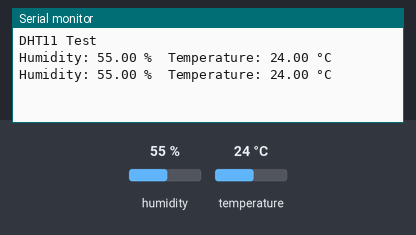
Bench run of a sketch on a simulated ESP32. On the bench: the last lines printed to the serial monitor. Inputs (shaded band) come from the test bench; at power-on: humidity 55 %, temperature 24 °C.

Above: at 4.8 s.
4.9 s: humidity set to 22 %
At 7.3 s:
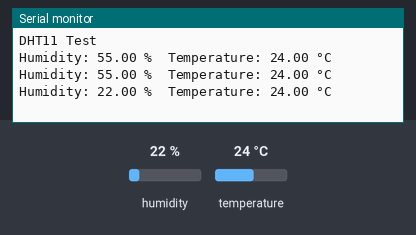
7.9 s: temperature set to 12 °C
At 8.5 s:
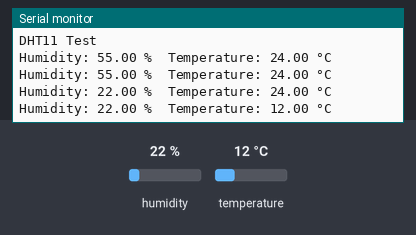
10.9 s: humidity set to 40 %
At 13.3 s:
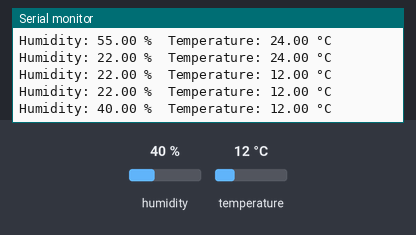
Timing chart, 0 to 14.8 s (numbered marks = the images above; inputs shaded):
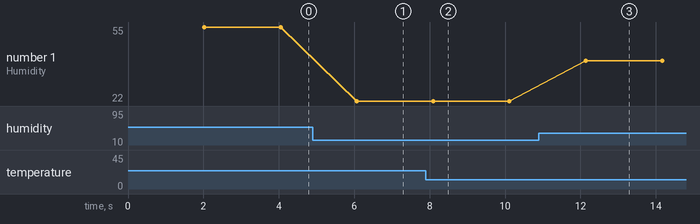

The sketch:

esp32_dht11_sensor.ino
```cpp
#include "DHT.h"

#define DHTPIN 4        // GPIO where DATA is connected
#define DHTTYPE DHT11  // Sensor type

DHT dht(DHTPIN, DHTTYPE);

void setup() {
  Serial.begin(115200);
  Serial.println("DHT11 Test");

  dht.begin();
}

void loop() {
  delay(2000);  // wait 2 seconds

  float humidity = dht.readHumidity();
  float temperature = dht.readTemperature();

  if (isnan(humidity) || isnan(temperature)) {
    Serial.println("Failed to read from DHT sensor!");
    return;
  }

  Serial.print("Humidity: ");
  Serial.print(humidity);
  Serial.print(" %  ");

  Serial.print("Temperature: ");
  Serial.print(temperature);
  Serial.println(" °C");
}
```

Measured:
- after the input at 4.9 s, the serial monitor: prints a new line after 1.2 s (image 1)
- after the input at 7.9 s, the serial monitor: prints a new line after 0.19 s (image 2)
- after the input at 10.9 s, the serial monitor: prints a new line after 1.2 s (image 3)
- plotted number 1: 55 → 22 after the input at 4.9 s, 22 → 40 after the input at 10.9 s
